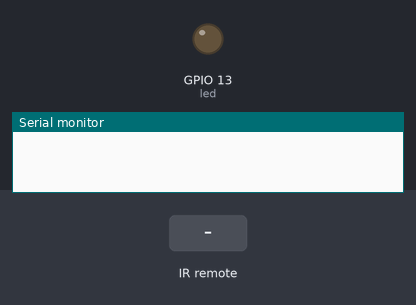
A sketch run on a simulated ESP8266 (NodeMCU). On the bench: output pins drawn as LEDs (lit = HIGH), the last lines printed to the serial monitor. Inputs (shaded band) come from the test bench.

Above: at 1.2 s.
1.3 s: infrared code 0xFF30CF received
At 2.1 s:
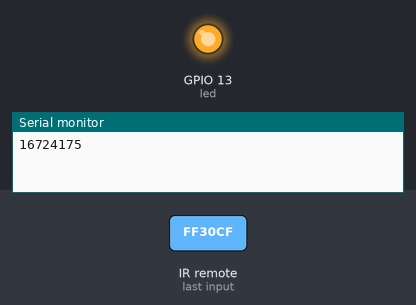
2.8 s: infrared code 0xFF6897 received
At 3.3 s:
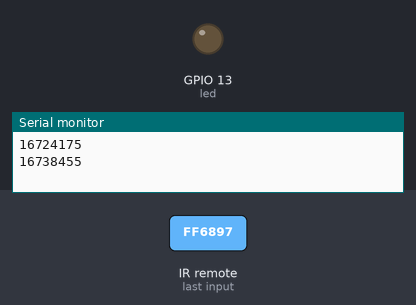
Timing chart, 0 to 5.8 s (numbered marks = the images above; inputs shaded):
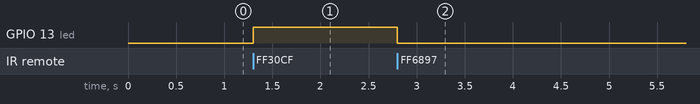

Measured:
- after the input at 1.3 s, GPIO 13 (led): LOW → HIGH at once
- after the input at 2.8 s, GPIO 13 (led): HIGH → LOW at once

The sketch:

receptor_ir.ino
```cpp
#include <IRremoteESP8266.h>
#include <IRrecv.h>

int led=13;
int receptorIR=4; //pino do receptor infravermelho
int sinal=0;  //variável que guardará os sinais recebidos

IRrecv irrecv(receptorIR); // instancia o objeto receptor


decode_results results; //variável que guardará os códgios infravermelhos

void setup() {
  // put your setup code here, to run once:

  pinMode(led,OUTPUT); //define o pino de saída do led que será aceso
  irrecv.enableIRIn(); //habilita a repector infravermelho
  Serial.begin(115200); //inicia o monitor serial
  digitalWrite(led,LOW); //inicia com led desligado
}

void loop() {
  // put your main code here, to run repeatedly:

  if(irrecv.decode(&results)){ // se um sinal IR for recebido

      sinal=results.value;
      if(sinal==16738455){ //sinal de entrada para desligar, que equivale ao número 0 no controle

          digitalWrite(led,LOW); //desligar led
          Serial.println(results.value); //mostre o sinal em hexadecimal
          delay(1000);//atrase 1 segundo
          irrecv.resume(); //finalize a entrada de sinal no receptor


      }

      else if(sinal==16724175){//sinal de entrada para ligar, que equivale ao número 1 no controle

          digitalWrite(led,HIGH); //liga led
          Serial.println(results.value); //mostre o sinal em hexadecimal
          delay(1000);//atrase 1 segundo
          irrecv.resume();//finalize a entrada de sinal no receptor

      }


      else{ //caso qaulquer outro número for recebido
        Serial.println(results.value); //mostre o sinal em hexadecimal
          delay(1000);
          irrecv.resume();

      }

  }


}
```
